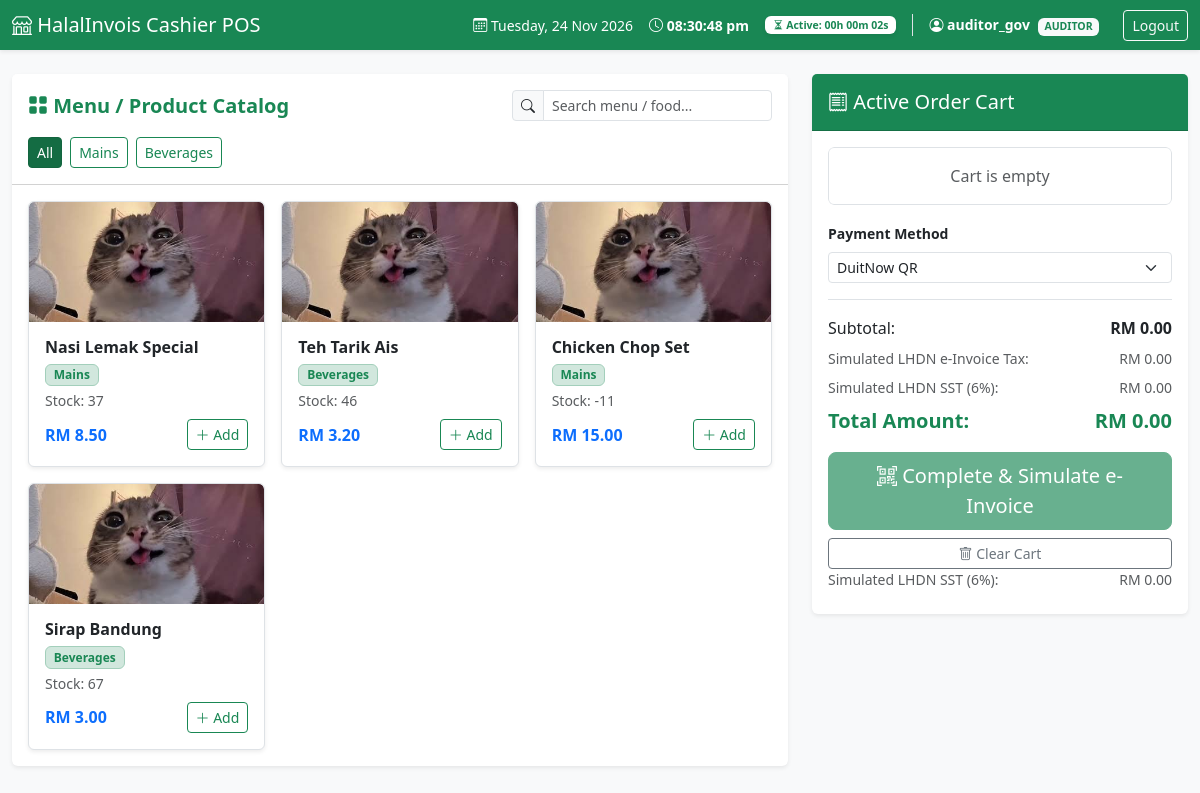
The page /pos.php (signed in) on the database as committed earlier.
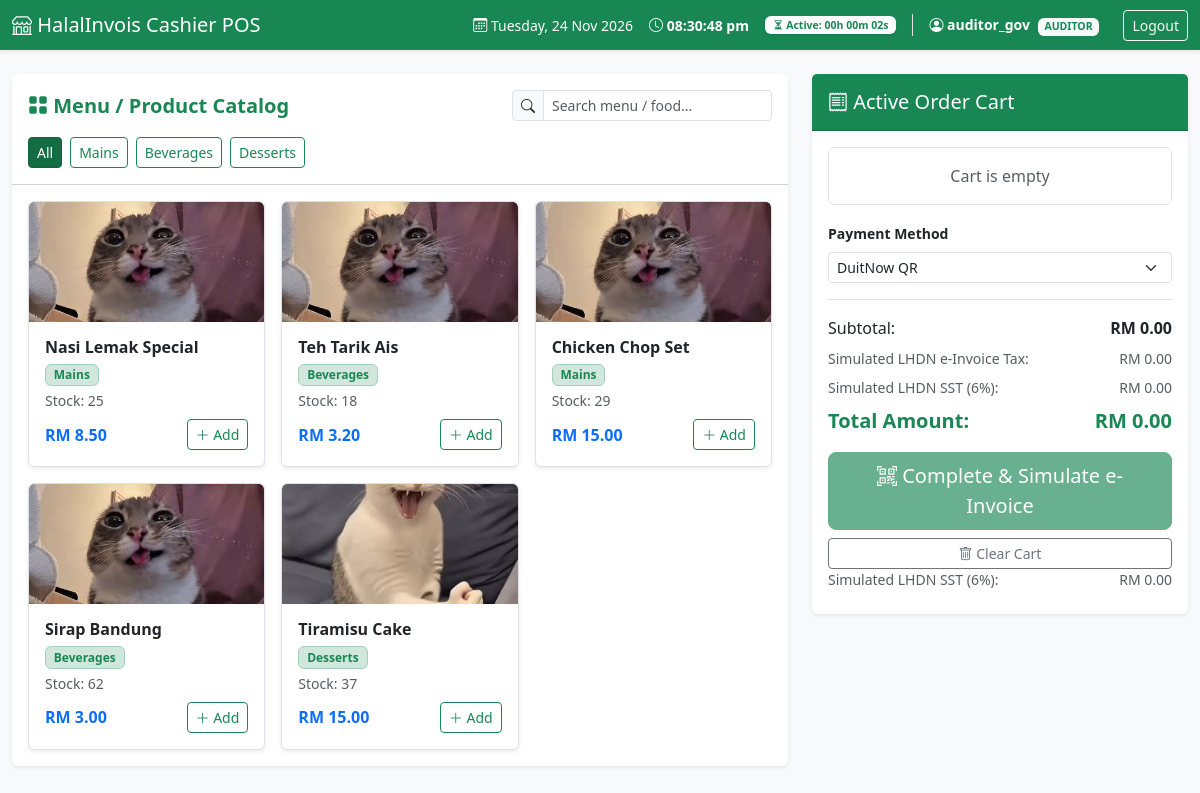
The same page on the database as committed later.
### tables this page shows
CREATE TABLE `products` (
  `product_id` int(11) NOT NULL,
  `product_name` varchar(100) NOT NULL,
  `category` varchar(50) NOT NULL,
  `price` decimal(10,2) NOT NULL,
  `stock_quantity` int(11) NOT NULL DEFAULT 0,
  `status` enum('available','unavailable') NOT NULL DEFAULT 'available',
  `image` varchar(255) DEFAULT 'assets/default-food.jpeg'
);

### pos.php (called while the page is built, shortened)
<?php
$username = $_SESSION['username'] ?? 'Cashier';
$user_role = $_SESSION['role'] ?? 'cashier';
require_once __DIR__ . '/config/db.php';
require_once __DIR__ . '/includes/functions.php';
$products = getAvailableProducts($pdo);
require_once __DIR__ . '/views/pos_views.php';

### includes/functions.php (called while the page is built, shortened)
<?php
function getAvailableProducts(PDO $pdo): array {
    try {
        $stmt = $pdo->prepare("SELECT product_id, product_name, category, price, stock_quantity, status, image FROM products WHERE status = 'available'");
        $stmt->execute();
        return $stmt->fetchAll(PDO::FETCH_ASSOC);
    } catch (PDOException $e) {
        return [];
    }
}

### views/pos_views.php (the view, shortened to what this page needs)
<?php
    $username        = $username        ?? 'Cashier';
    $user_role       = $user_role       ?? 'cashier';
    $products        = $products        ?? [];
?>
<!DOCTYPE html>
<html lang="en">
<head>
    <link href="https://cdn.jsdelivr.net/npm/bootstrap@5.3.0/dist/css/bootstrap.min.css" rel="stylesheet">
    <link href="https://cdn.jsdelivr.net/npm/bootstrap-icons@1.10.5/font/bootstrap-icons.css" rel="stylesheet">
</head>
<body class="bg-light">
    <nav class="navbar navbar-expand-lg navbar-dark bg-success shadow-sm">
        <div class="container-fluid">
            <span class="navbar-brand mb-0 h1">
                <i class="bi bi-shop"></i> HalalInvois Cashier POS
            </span>
            <div class="d-flex align-items-center gap-3 text-white small flex-wrap">
                <div>
                    <i class="bi bi-calendar3"></i> <span id="live-day-date">--</span>
                </div>
                <div>
                    <i class="bi bi-clock"></i> <span id="live-clock" class="fw-bold">--:--:--</span>
                </div>
                <div class="badge bg-white text-success px-2 py-1 shadow-sm">
                    <i class="bi bi-hourglass-split"></i> Active: <span id="live-session-duration">00h 00m 00s</span>
                </div>
                <div class="border-start ps-3">
                    <i class="bi bi-person-circle"></i> <strong><?= htmlspecialchars($username); ?></strong>
                    <span class="badge bg-light text-success ms-1 text-uppercase"><?= htmlspecialchars($user_role); ?></span>
                </div>
                <a href="login.php?logout=1" class="btn btn-sm btn-outline-light ms-2">Logout</a>
            </div>
        </div>
    </nav>
    <div class="container-fluid py-4">
        <div class="row g-4">
            <div class="col-lg-8">
                <div class="card shadow-sm border-0">
                    <div class="card-header bg-white py-3">
                        <div class="d-flex flex-wrap justify-content-between align-items-center gap-2 mb-3">
                            <h5 class="mb-0 text-success fw-bold">
                                <i class="bi bi-grid-fill"></i> Menu / Product Catalog
                            </h5>
                            <div class="input-group input-group-sm" style="max-width: 260px;">
                                <span class="input-group-text bg-light"><i class="bi bi-search"></i></span>
                                <input type="text" id="search-input" class="form-control" placeholder="Search menu / food..." onkeyup="filterProducts()">
                            </div>
                        </div>
                        <div class="d-flex flex-wrap gap-2" id="category-filters">
                            <button type="button" class="btn btn-sm btn-success category-btn active" onclick="setCategory('all', this)">All</button>
                            <?php
                                $categories = array_unique(array_column($products, 'category'));
                                foreach ($categories as $cat):
                            ?>
                                <button type="button" class="btn btn-sm btn-outline-success category-btn" onclick="setCategory('<?= htmlspecialchars($cat); ?>', this)">
                                    <?= htmlspecialchars($cat); ?>
                                </button>
                            <?php endforeach; ?>
                        </div>
                    </div>
                    <div class="card-body">
                        <div class="row row-cols-1 row-cols-md-3 g-3">
                            <?php if (!empty($products)): ?>
                                <?php foreach ($products as $row):
                                    $product_img = !empty($row['image']) ? $row['image'] : 'assets/default-food.jpeg';
                                ?>
                                <div class="col product-item" data-category="<?= htmlspecialchars(strtolower($row['category'])); ?>" data-name="<?= htmlspecialchars(strtolower($row['product_name'])); ?>">
                                    <div class="card h-100 border shadow-sm product-card"
                                        style="cursor: pointer; overflow: hidden;"
                                        onclick="addToCart(<?= $row['product_id']; ?>, '<?= addslashes($row['product_name']); ?>', <?= $row['price']; ?>, <?= $row['stock_quantity']; ?>)">
                                        <img src="<?= htmlspecialchars($product_img); ?>"
                                            onerror="this.onerror=null; this.src='assets/default-food.jpeg';"
                                            class="card-img-top"
                                            alt="<?= htmlspecialchars($row['product_name']); ?>"
                                            style="height: 120px; object-fit: cover;">
                                        <div class="card-body d-flex flex-column justify-content-between p-3">
                                            <div>
                                                <h6 class="card-title fw-bold text-dark mb-1"><?= htmlspecialchars($row['product_name']); ?></h6>
                                                <span class="badge bg-success-subtle text-success border border-success-subtle mb-1"><?= htmlspecialchars($row['category']); ?></span>
                                                <div class="text-muted small">Stock: <?= $row['stock_quantity']; ?></div>
                                            </div>
                                            <div class="d-flex justify-content-between align-items-center mt-2">
                                                <span class="text-primary fw-bold">RM <?= number_format($row['price'], 2); ?></span>
                                                <button type="button" class="btn btn-sm btn-outline-success"><i class="bi bi-plus-lg"></i> Add</button>
                                            </div>
                                        </div>
                                    </div>
                                </div>
                                <?php endforeach; ?>
                            <?php else: ?>
                                <div class="col-12 text-center py-5">
                                    <p class="text-muted">No products found in database or table is empty. Please add items via phpMyAdmin.</p>
                                </div>
                            <?php endif; ?>
                        </div>
                    </div>
                </div>
            </div>
            <div class="col-lg-4">
                <div class="card shadow-sm border-0 sticky-top" style="top: 20px;">
                    <div class="card-header bg-success text-white py-3">
                        <h5 class="mb-0"><i class="bi bi-receipt"></i> Active Order Cart</h5>
                    </div>
                    <div class="card-body">
                        <form id="checkout-form" method="POST">
                            <ul class="list-group mb-3" id="cart-list" style="max-height: 250px; overflow-y: auto;">
                                <li class="list-group-item text-center text-muted py-3">Cart is empty</li>
                            </ul>
                            <div class="mb-3">
                                <label class="form-label fw-bold small">Payment Method</label>
                                <select class="form-select form-select-sm" name="payment_method" id="payment_method" onchange="togglePaymentMethod()">
                                    <option value="duitnow_qr" selected>DuitNow QR</option>
                                </select>
                            </div>
                            <div class="border-top pt-3">
                                <div class="d-flex justify-content-between mb-2">
                                    <span>Subtotal:</span>
                                    <strong id="summary-subtotal">RM 0.00</strong>
                                </div>
                                <div class="d-flex justify-content-between mb-2 text-muted small">
                                    <span>Simulated LHDN e-Invoice Tax:</span>
                                    <span>RM 0.00</span>
                                </div>
                                <div class="d-flex justify-content-between mb-2 text-muted small">
                                    <span>Simulated LHDN SST (6%):</span>
                                    <span id="summary-sst">RM 0.00</span>
                                </div>
                                <div class="d-flex justify-content-between mb-3 fs-5 text-success fw-bold">
                                    <span>Total Amount:</span>
                                    <span id="summary-total">RM 0.00</span>
                                </div>
                                <div class="d-grid gap-2">
                                    <button type="submit" name="checkout" class="btn btn-success btn-lg" id="checkout-btn" disabled>
                                        <i class="bi bi-qr-code-scan"></i> Complete & Simulate e-Invoice
                                    </button>
                                    <button type="button" class="btn btn-outline-secondary btn-sm" onclick="clearCart()">
                                        <i class="bi bi-trash"></i> Clear Cart
                                    </button>
                                </div>
                                <div class="d-flex justify-content-between mb-2 text-muted small">
                                    <span>Simulated LHDN SST (6%):</span>
                                    <span id="summary-sst">RM 0.00</span>
                                </div>
                            </div>
                        </form>
                    </div>
                </div>
            </div>
        </div>
    </div>
</body>
</html>

Rows that differ between the two databases and show on the page:
changed products "Nasi Lemak Special": stock_quantity "37" → "25"
changed products "Teh Tarik Ais": stock_quantity "46" → "18"
changed products "Chicken Chop Set": stock_quantity "-11" → "29"
changed products "Sirap Bandung": stock_quantity "67" → "62"
added products: image (picture), product_name "Tiramisu Cake", category "Desserts", stock_quantity "37", price "15.00"
Other text that changed with them:
new list line: "Desserts"
